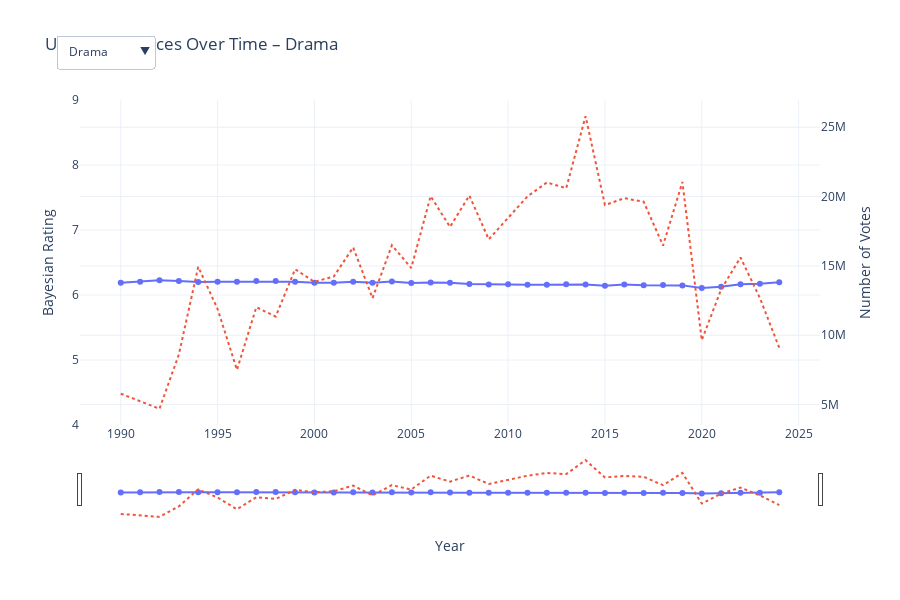

Notebook cell for this chart:
### Code cell
import pandas as pd
import plotly.graph_objs as go

# Load data
title_basics_path = "title.basics.tsv.gz"
title_ratings_path = "title.ratings.tsv.gz"

basics = pd.read_csv(title_basics_path, sep="\t", compression="gzip", dtype=str, na_values="\\N")
ratings = pd.read_csv(title_ratings_path, sep="\t", compression="gzip", dtype={"tconst": str, "averageRating": float, "numVotes": int})

# Filter for movies with valid year and genres
movies = basics[(basics["titleType"] == "movie") & basics["startYear"].notna() & basics["genres"].notna()]
movies["startYear"] = pd.to_numeric(movies["startYear"], errors="coerce")
movies = movies[movies["startYear"].between(1990, 2024)]

# Merge with ratings
movies = pd.merge(movies, ratings, on="tconst")

# Explode genres
movies["genres"] = movies["genres"].str.split(",")
movies = movies.explode("genres")

# Bayesian average calculation
C = movies["averageRating"].mean()
m = 1000
movies["bayesianRating"] = (
    (movies["numVotes"] / (movies["numVotes"] + m)) * movies["averageRating"] +
    (m / (movies["numVotes"] + m)) * C
)

# Aggregate data by year and genre
agg = movies.groupby(["startYear", "genres"]).agg({
    "averageRating": "mean",
    "bayesianRating": "mean",
    "numVotes": "sum"
}).reset_index()

# Top 10 genres only
top_genres = agg.groupby("genres")["numVotes"].sum().nlargest(10).index.tolist()
agg = agg[agg["genres"].isin(top_genres)]

# Create dropdown options and traces
fig = go.Figure()

for genre in top_genres:
    df = agg[agg["genres"] == genre]

    # Bayesian rating trace (left y-axis)
    fig.add_trace(go.Scatter(
        x=df["startYear"], y=df["bayesianRating"],
        mode="lines+markers", name=f"{genre} Rating",
        visible=(genre == top_genres[0]), yaxis="y1"
    ))

    # Vote count trace (right y-axis)
    fig.add_trace(go.Scatter(
        x=df["startYear"], y=df["numVotes"],
        mode="lines", name=f"{genre} Votes",
        visible=(genre == top_genres[0]), yaxis="y2", line=dict(dash="dot")
    ))

# Dropdown menu to toggle genre
dropdown_buttons = []
for i, genre in enumerate(top_genres):
    visibility = [False] * (2 * len(top_genres))
    visibility[2*i] = True      # rating trace
    visibility[2*i + 1] = True  # vote trace
    dropdown_buttons.append(
        dict(label=genre, method="update", args=[{"visible": visibility},
             {"title": f"User Preferences Over Time – {genre}"}])
    )

# Update layout
fig.update_layout(
    title=f"User Preferences Over Time – {top_genres[0]}",
    xaxis=dict(title="Year", rangeslider=dict(visible=True)),
    yaxis=dict(title="Bayesian Rating", side="left", range=[4, 9]),
    yaxis2=dict(title="Number of Votes", overlaying="y", side="right"),
    updatemenus=[dict(active=0, buttons=dropdown_buttons, x=0.1, y=1.2)],
    height=600,
    template="plotly_white",
    legend=dict(orientation="h", y=-0.25)
)

fig.show()

### Figure 1 — Plotly figure (JSON) as saved in the notebook; plotly's stock layout.template omitted (floating-point values rounded to 4 significant figures)
{"data": [{"mode": "lines+markers", "name": "Drama Rating", "type": "scatter", "visible": true, "x": [1990, 1991, 1992, 1993, 1994, 1995, 1996, 1997, 1998, 1999, 2000, 2001, 2002, 2003, 2004, 2005, 2006, 2007, 2008, 2009, 2010, 2011, 2012, 2013, 2014, 2015, 2016, 2017, 2018, 2019, 2020, 2021, 2022, 2023, 2024], "y": [6.189, 6.203, 6.226, 6.216, 6.199, 6.203, 6.203, 6.214, 6.214, 6.203, 6.189, 6.189, 6.202, 6.189, 6.207, 6.183, 6.194, 6.188, 6.168, 6.163, 6.167, 6.159, 6.158, 6.164, 6.16, 6.143, 6.161, 6.149, 6.154, 6.148, 6.107, 6.127, 6.166, 6.172, 6.196], "yaxis": "y"}, {"line": {"dash": "dot"}, "mode": "lines", "name": "Drama Votes", "type": "scatter", "visible": true, "x": [1990, 1991, 1992, 1993, 1994, 1995, 1996, 1997, 1998, 1999, 2000, 2001, 2002, 2003, 2004, 2005, 2006, 2007, 2008, 2009, 2010, 2011, 2012, 2013, 2014, 2015, 2016, 2017, 2018, 2019, 2020, 2021, 2022, 2023, 2024], "y": [5788272, 5262230, 4702922, 8607585, 14937172, 11895409, 7507397, 12027151, 11351138, 14762026, 13852449, 14238405, 16336618, 12680982, 16493823, 14851973, 20028014, 17815667, 20076899, 16918221, 18484799, 20012272, 21018431, 20604105, 25792219, 19392403, 19883899, 19629471, 16465474, 21055669, 9645416, 13311855, 15613903, 12691672, 9096807], "yaxis": "y2"}, {"mode": "lines+markers", "name": "Action Rating", "type": "scatter", "visible": false, "x": [1990, 1991, 1992, 1993, 1994, 1995, 1996, 1997, 1998, 1999, 2000, 2001, 2002, 2003, 2004, 2005, 2006, 2007, 2008, 2009, 2010, 2011, 2012, 2013, 2014, 2015, 2016, 2017, 2018, 2019, 2020, 2021, 2022, 2023, 2024], "y": [6.052, 6.051, 6.076, 6.07, 6.017, 6.034, 6.018, 6.008, 6.023, 5.997, 5.983, 6.012, 5.98, 6.033, 6.031, 5.971, 5.979, 6.005, 6.002, 5.985, 6.03, 6.015, 5.989, 5.959, 5.992, 5.977, 5.973, 5.992, 5.971, 5.984, 5.909, 5.956, 5.967, 6.016, 6.067], "yaxis": "y"}, {"line": {"dash": "dot"}, "mode": "lines", "name": "Action Votes", "type": "scatter", "visible": false, "x": [1990, 1991, 1992, 1993, 1994, 1995, 1996, 1997, 1998, 1999, 2000, 2001, 2002, 2003, 2004, 2005, 2006, 2007, 2008, 2009, 2010, 2011, 2012, 2013, 2014, 2015, 2016, 2017, 2018, 2019, 2020, 2021, 2022, 2023, 2024], "y": [2754332, 2944437, 2175196, 3258759, 3864934, 4652372, 3877414, 6485405, 4671375, 6522842, 6416048, 5958802, 7925704, 11386154, 10945167, 10639744, 8186630, 9341286, 15985837, 12339858, 15559389, 16549312, 15870156, 16328682, 20522086, 14249323, 16982011, 16302976, 14768028, 12444066, 5605412, 12347957, 11946658, 9539728, 7365466], "yaxis": "y2"}, {"mode": "lines+markers", "name": "Comedy Rating", "type": "scatter", "visible": false, "x": [1990, 1991, 1992, 1993, 1994, 1995, 1996, 1997, 1998, 1999, 2000, 2001, 2002, 2003, 2004, 2005, 2006, 2007, 2008, 2009, 2010, 2011, 2012, 2013, 2014, 2015, 2016, 2017, 2018, 2019, 2020, 2021, 2022, 2023, 2024], "y": [6.12, 6.136, 6.137, 6.126, 6.094, 6.141, 6.115, 6.093, 6.136, 6.094, 6.104, 6.104, 6.076, 6.087, 6.071, 6.048, 6.033, 6.049, 6.013, 6.038, 6.078, 6.051, 6.041, 6.055, 6.058, 6.057, 6.039, 6.044, 6.037, 6.037, 6.021, 6.056, 6.068, 6.096, 6.101], "yaxis": "y"}, {"line": {"dash": "dot"}, "mode": "lines", "name": "Comedy Votes", "type": "scatter", "visible": false, "x": [1990, 1991, 1992, 1993, 1994, 1995, 1996, 1997, 1998, 1999, 2000, 2001, 2002, 2003, 2004, 2005, 2006, 2007, 2008, 2009, 2010, 2011, 2012, 2013, 2014, 2015, 2016, 2017, 2018, 2019, 2020, 2021, 2022, 2023, 2024], "y": [3811243, 3048374, 3929068, 4287860, 5441289, 5778736, 4500662, 5391898, 9410593, 7955943, 8016339, 9131505, 6910275, 10243781, 10548852, 9810045, 11244355, 11266544, 10934956, 12900276, 12395036, 13457197, 12077740, 14324466, 13786855, 10870846, 11067242, 10397162, 9749678, 10898633, 6128898, 7129603, 9438722, 8284570, 5704298], "yaxis": "y2"}, {"mode": "lines+markers", "name": "Adventure Rating", "type": "scatter", "visible": false, "x": [1990, 1991, 1992, 1993, 1994, 1995, 1996, 1997, 1998, 1999, 2000, 2001, 2002, 2003, 2004, 2005, 2006, 2007, 2008, 2009, 2010, 2011, 2012, 2013, 2014, 2015, 2016, 2017, 2018, 2019, 2020, 2021, 2022, 2023, 2024], "y": [6.14, 6.115, 6.1, 6.111, 6.021, 6.189, 6.105, 6.037, 6.012, 6.084, 6.008, 6.004, 6.076, 6.078, 6.002, 6.007, 6.023, 6.047, 5.978, 6.046, 6.102, 6.072, 6.057, 6.049, 6.089, 6.086, 6.046, 6.0, 6.034, 6.053, 6.021, 6.066, 6.046, 6.099, 6.079], "yaxis": "y"}, {"line": {"dash": "dot"}, "mode": "lines", "name": "Adventure Votes", "type": "scatter", "visible": false, "x": [1990, 1991, 1992, 1993, 1994, 1995, 1996, 1997, 1998, 1999, 2000, 2001, 2002, 2003, 2004, 2005, 2006, 2007, 2008, 2009, 2010, 2011, 2012, 2013, 2014, 2015, 2016, 2017, 2018, 2019, 2020, 2021, 2022, 2023, 2024], "y": [1937330, 2550261, 1631160, 2271835, 2780269, 4550807, 3369258, 4592701, 3178403, 4511333, 6881267, 8722297, 8270464, 8403561, 8651013, 7783634, 8234199, 8577131, 9368026, 11615483, 12538765, 10375930, 11318504, 12388189, 16386422, 13708029, 12085363, 10801189, 12349844, 9668619, 3288964, 9115714, 7627034, 7616777, 4935114], "yaxis": "y2"}, {"mode": "lines+markers", "name": "Crime Rating", "type": "scatter", "visible": false, "x": [1990, 1991, 1992, 1993, 1994, 1995, 1996, 1997, 1998, 1999, 2000, 2001, 2002, 2003, 2004, 2005, 2006, 2007, 2008, 2009, 2010, 2011, 2012, 2013, 2014, 2015, 2016, 2017, 2018, 2019, 2020, 2021, 2022, 2023, 2024], "y": [6.138, 6.173, 6.203, 6.094, 6.13, 6.173, 6.171, 6.154, 6.179, 6.163, 6.091, 6.115, 6.157, 6.202, 6.142, 6.16, 6.176, 6.156, 6.127, 6.123, 6.097, 6.112, 6.12, 6.149, 6.128, 6.085, 6.111, 6.079, 6.095, 6.079, 6.008, 6.057, 6.106, 6.116, 6.132], "yaxis": "y"}, {"line": {"dash": "dot"}, "mode": "lines", "name": "Crime Votes", "type": "scatter", "visible": false, "x": [1990, 1991, 1992, 1993, 1994, 1995, 1996, 1997, 1998, 1999, 2000, 2001, 2002, 2003, 2004, 2005, 2006, 2007, 2008, 2009, 2010, 2011, 2012, 2013, 2014, 2015, 2016, 2017, 2018, 2019, 2020, 2021, 2022, 2023, 2024], "y": [3405574, 3456331, 3445318, 2747596, 6173299, 7330477, 4220275, 4489490, 5980702, 6791225, 4967239, 5292172, 7183424, 6455957, 5276602, 7659144, 6414363, 8065976, 10074584, 4332616, 5606887, 5013855, 7492137, 10195005, 7087945, 5789550, 5573824, 7508906, 4859722, 8089852, 3269118, 5141540, 4838270, 4525024, 3024543], "yaxis": "y2"}, {"mode": "lines+markers", "name": "Thriller Rating", "type": "scatter", "visible": false, "x": [1990, 1991, 1992, 1993, 1994, 1995, 1996, 1997, 1998, 1999, 2000, 2001, 2002, 2003, 2004, 2005, 2006, 2007, 2008, 2009, 2010, 2011, 2012, 2013, 2014, 2015, 2016, 2017, 2018, 2019, 2020, 2021, 2022, 2023, 2024], "y": [6.082, 6.004, 6.068, 6.021, 5.973, 5.965, 5.969, 6.032, 5.995, 6.038, 5.975, 5.982, 5.982, 5.982, 6.023, 6.003, 5.903, 5.982, 5.973, 5.928, 5.927, 5.967, 5.946, 5.955, 5.963, 5.933, 5.936, 5.926, 5.922, 5.914, 5.84, 5.884, 5.971, 6.008, 6.056], "yaxis": "y"}, {"line": {"dash": "dot"}, "mode": "lines", "name": "Thriller Votes", "type": "scatter", "visible": false, "x": [1990, 1991, 1992, 1993, 1994, 1995, 1996, 1997, 1998, 1999, 2000, 2001, 2002, 2003, 2004, 2005, 2006, 2007, 2008, 2009, 2010, 2011, 2012, 2013, 2014, 2015, 2016, 2017, 2018, 2019, 2020, 2021, 2022, 2023, 2024], "y": [1769696, 1118289, 2894402, 1760815, 1321223, 2513177, 3460123, 2931702, 2674960, 5940399, 4705101, 4513284, 4629291, 5151768, 5933071, 4394326, 8372027, 8571655, 6556608, 6671945, 7615181, 7485056, 7059254, 8651831, 9609734, 5446592, 5924462, 6401762, 4790876, 7547992, 3572172, 5620142, 5730594, 5680751, 4720795], "yaxis": "y2"}, {"mode": "lines+markers", "name": "Sci-Fi Rating", "type": "scatter", "visible": false, "x": [1990, 1991, 1992, 1993, 1994, 1995, 1996, 1997, 1998, 1999, 2000, 2001, 2002, 2003, 2004, 2005, 2006, 2007, 2008, 2009, 2010, 2011, 2012, 2013, 2014, 2015, 2016, 2017, 2018, 2019, 2020, 2021, 2022, 2023, 2024], "y": [5.786, 5.821, 5.867, 5.721, 5.716, 5.796, 5.675, 5.868, 5.834, 5.773, 5.779, 5.836, 5.871, 5.863, 5.884, 5.901, 5.818, 5.94, 5.762, 5.87, 5.884, 5.946, 5.883, 5.891, 5.853, 5.868, 5.831, 5.824, 5.837, 5.866, 5.749, 5.772, 5.879, 5.92, 5.986], "yaxis": "y"}, {"line": {"dash": "dot"}, "mode": "lines", "name": "Sci-Fi Votes", "type": "scatter", "visible": false, "x": [1990, 1991, 1992, 1993, 1994, 1995, 1996, 1997, 1998, 1999, 2000, 2001, 2002, 2003, 2004, 2005, 2006, 2007, 2008, 2009, 2010, 2011, 2012, 2013, 2014, 2015, 2016, 2017, 2018, 2019, 2020, 2021, 2022, 2023, 2024], "y": [1479691, 1437867, 656002, 1545463, 455647, 1498194, 1398457, 3862354, 2182053, 3255724, 2296426, 2564363, 3341536, 3016495, 5015230, 3154892, 4170081, 4021862, 3971304, 5257781, 5010279, 6180928, 7147546, 9459836, 9817361, 8599807, 7474623, 3166323, 7546161, 4427144, 1775529, 2831191, 1227915, 1135904, 1726472], "yaxis": "y2"}, {"mode": "lines+markers", "name": "Romance Rating", "type": "scatter", "visible": false, "x": [1990, 1991, 1992, 1993, 1994, 1995, 1996, 1997, 1998, 1999, 2000, 2001, 2002, 2003, 2004, 2005, 2006, 2007, 2008, 2009, 2010, 2011, 2012, 2013, 2014, 2015, 2016, 2017, 2018, 2019, 2020, 2021, 2022, 2023, 2024], "y": [6.148, 6.198, 6.211, 6.155, 6.184, 6.194, 6.17, 6.193, 6.212, 6.14, 6.169, 6.161, 6.119, 6.124, 6.17, 6.089, 6.134, 6.13, 6.122, 6.091, 6.131, 6.128, 6.124, 6.131, 6.098, 6.112, 6.132, 6.093, 6.108, 6.126, 6.092, 6.116, 6.111, 6.141, 6.168], "yaxis": "y"}, {"line": {"dash": "dot"}, "mode": "lines", "name": "Romance Votes", "type": "scatter", "visible": false, "x": [1990, 1991, 1992, 1993, 1994, 1995, 1996, 1997, 1998, 1999, 2000, 2001, 2002, 2003, 2004, 2005, 2006, 2007, 2008, 2009, 2010, 2011, 2012, 2013, 2014, 2015, 2016, 2017, 2018, 2019, 2020, 2021, 2022, 2023, 2024], "y": [1655191, 776363, 1326564, 1726597, 4286965, 2380601, 1824598, 4792934, 2783938, 3551964, 3372948, 4631060, 3599643, 3126323, 7098066, 5247028, 3892817, 4063707, 6956445, 5470414, 5456339, 5860099, 4841201, 4865626, 4256041, 3520720, 3422691, 2698729, 2994495, 2838032, 1700757, 1801108, 2426430, 2607261, 1832075], "yaxis": "y2"}, {"mode": "lines+markers", "name": "Mystery Rating", "type": "scatter", "visible": false, "x": [1990, 1991, 1992, 1993, 1994, 1995, 1996, 1997, 1998, 1999, 2000, 2001, 2002, 2003, 2004, 2005, 2006, 2007, 2008, 2009, 2010, 2011, 2012, 2013, 2014, 2015, 2016, 2017, 2018, 2019, 2020, 2021, 2022, 2023, 2024], "y": [6.127, 6.079, 6.075, 6.12, 6.041, 6.123, 6.137, 6.232, 6.024, 6.192, 6.032, 6.082, 6.127, 6.078, 6.054, 6.02, 5.992, 6.118, 6.023, 6.044, 6.001, 6.056, 5.996, 6.044, 5.989, 5.943, 5.946, 5.959, 5.911, 5.9, 5.872, 5.88, 5.979, 5.987, 6.034], "yaxis": "y"}, {"line": {"dash": "dot"}, "mode": "lines", "name": "Mystery Votes", "type": "scatter", "visible": false, "x": [1990, 1991, 1992, 1993, 1994, 1995, 1996, 1997, 1998, 1999, 2000, 2001, 2002, 2003, 2004, 2005, 2006, 2007, 2008, 2009, 2010, 2011, 2012, 2013, 2014, 2015, 2016, 2017, 2018, 2019, 2020, 2021, 2022, 2023, 2024], "y": [334640, 330424, 581371, 674490, 496115, 4139290, 1077542, 3209860, 1609561, 3807202, 2934773, 4691292, 3840598, 2695742, 3768318, 2474511, 4992182, 6079743, 2866506, 5675525, 3932785, 5613513, 3181680, 4811174, 5405618, 3043293, 3454476, 5161855, 4284402, 4447976, 2869754, 3047486, 4147620, 2246379, 1798371], "yaxis": "y2"}, {"mode": "lines+markers", "name": "Horror Rating", "type": "scatter", "visible": false, "x": [1990, 1991, 1992, 1993, 1994, 1995, 1996, 1997, 1998, 1999, 2000, 2001, 2002, 2003, 2004, 2005, 2006, 2007, 2008, 2009, 2010, 2011, 2012, 2013, 2014, 2015, 2016, 2017, 2018, 2019, 2020, 2021, 2022, 2023, 2024], "y": [5.824, 5.862, 5.95, 5.891, 5.935, 5.873, 5.871, 5.907, 5.817, 5.916, 5.862, 5.808, 5.832, 5.793, 5.759, 5.75, 5.702, 5.777, 5.776, 5.792, 5.798, 5.799, 5.801, 5.784, 5.788, 5.751, 5.775, 5.783, 5.777, 5.76, 5.744, 5.765, 5.828, 5.869, 5.951], "yaxis": "y"}, {"line": {"dash": "dot"}, "mode": "lines", "name": "Horror Votes", "type": "scatter", "visible": false, "x": [1990, 1991, 1992, 1993, 1994, 1995, 1996, 1997, 1998, 1999, 2000, 2001, 2002, 2003, 2004, 2005, 2006, 2007, 2008, 2009, 2010, 2011, 2012, 2013, 2014, 2015, 2016, 2017, 2018, 2019, 2020, 2021, 2022, 2023, 2024], "y": [1303382, 1941727, 1611035, 271698, 814975, 512527, 1170729, 1638404, 1420880, 1705992, 2421121, 1566555, 2448416, 1594248, 3020713, 3215709, 2517412, 5865501, 2634959, 4179210, 3097355, 2867533, 2951614, 4843579, 3286711, 3046697, 5093654, 5419161, 5142423, 5811019, 3136843, 3034889, 4967083, 2825022, 3765861], "yaxis": "y2"}], "layout": {"height": 600, "legend": {"orientation": "h", "y": -0.25}, "title": {"text": "User Preferences Over Time – Drama"}, "updatemenus": [{"active": 0, "buttons": [{"args": [{"visible": [true, true, false, false, false, false, false, false, false, false, false, false, false, false, false, false, false, false, false, false]}, {"title": "User Preferences Over Time – Drama"}], "label": "Drama", "method": "update"}, {"args": [{"visible": [false, false, true, true, false, false, false, false, false, false, false, false, false, false, false, false, false, false, false, false]}, {"title": "User Preferences Over Time – Action"}], "label": "Action", "method": "update"}, {"args": [{"visible": [false, false, false, false, true, true, false, false, false, false, false, false, false, false, false, false, false, false, false, false]}, {"title": "User Preferences Over Time – Comedy"}], "label": "Comedy", "method": "update"}, {"args": [{"visible": [false, false, false, false, false, false, true, true, false, false, false, false, false, false, false, false, false, false, false, false]}, {"title": "User Preferences Over Time – Adventure"}], "label": "Adventure", "method": "update"}, {"args": [{"visible": [false, false, false, false, false, false, false, false, true, true, false, false, false, false, false, false, false, false, false, false]}, {"title": "User Preferences Over Time – Crime"}], "label": "Crime", "method": "update"}, {"args": [{"visible": [false, false, false, false, false, false, false, false, false, false, true, true, false, false, false, false, false, false, false, false]}, {"title": "User Preferences Over Time – Thriller"}], "label": "Thriller", "method": "update"}, {"args": [{"visible": [false, false, false, false, false, false, false, false, false, false, false, false, true, true, false, false, false, false, false, false]}, {"title": "User Preferences Over Time – Sci-Fi"}], "label": "Sci-Fi", "method": "update"}, {"args": [{"visible": [false, false, false, false, false, false, false, false, false, false, false, false, false, false, true, true, false, false, false, false]}, {"title": "User Preferences Over Time – Romance"}], "label": "Romance", "method": "update"}, {"args": [{"visible": [false, false, false, false, false, false, false, false, false, false, false, false, false, false, false, false, true, true, false, false]}, {"title": "User Preferences Over Time – Mystery"}], "label": "Mystery", "method": "update"}, {"args": [{"visible": [false, false, false, false, false, false, false, false, false, false, false, false, false, false, false, false, false, false, true, true]}, {"title": "User Preferences Over Time – Horror"}], "label": "Horror", "method": "update"}], "x": 0.1, "y": 1.2}], "xaxis": {"rangeslider": {"visible": true}, "title": {"text": "Year"}}, "yaxis": {"range": [4, 9], "side": "left", "title": {"text": "Bayesian Rating"}}, "yaxis2": {"overlaying": "y", "side": "right", "title": {"text": "Number of Votes"}}}}
